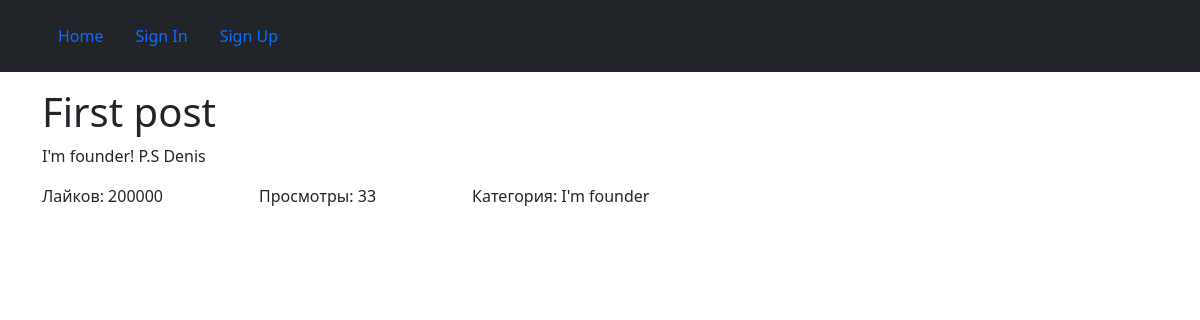
The app's page /post/1/ with its own data.
### main/models.py (models this page shows, shortened)
class Post(models.Model):
    title = models.CharField(max_length=255, verbose_name="Название статьи")
    content = models.TextField(verbose_name="Текст статьи")
    likes = models.PositiveIntegerField(verbose_name="лайки", default=0)
    views = models.PositiveIntegerField(verbose_name="просмотры", default=0)
    category = models.ForeignKey(Категория, blank=True, on_delete=models.CASCADE)

class Категория(models.Model):
    название = models.CharField(max_length=255)
    def __str__(self):
        return self.название

### main/views.py (the view)
# urls.py: path('post/<int:pk>/', показать_пост, name='show-post'),
def показать_пост(request, pk):
    пост = get_object_or_404(Post, pk=pk)
    пост.views += 1
    пост.save(update_fields=['views'])
    данные = {
        'пост': пост,
        'просмотры': пост.views
    }
    return render(request, 'post_detail.html', данные)

### main/templates/post_detail.html
{% extends 'layout.html' %}
{% block content %}
<h1>{{ пост.title }}</h1>
<p>
    {{ пост.content }}
</p>
<div class="d-flex">
    <p class="me-5">Лайков: {{ пост.likes }}</p>
    <p class="mx-5">Просмотры: {{ пост.views }}</p>
    <p class="ms-5">Категория: {{ пост.category }}</p>
</div>
{% endblock %}

### records on screen
Post: title "First post", content "I'm founder! P.S Denis", likes "200000", views "33", category.название "I'm founder"
